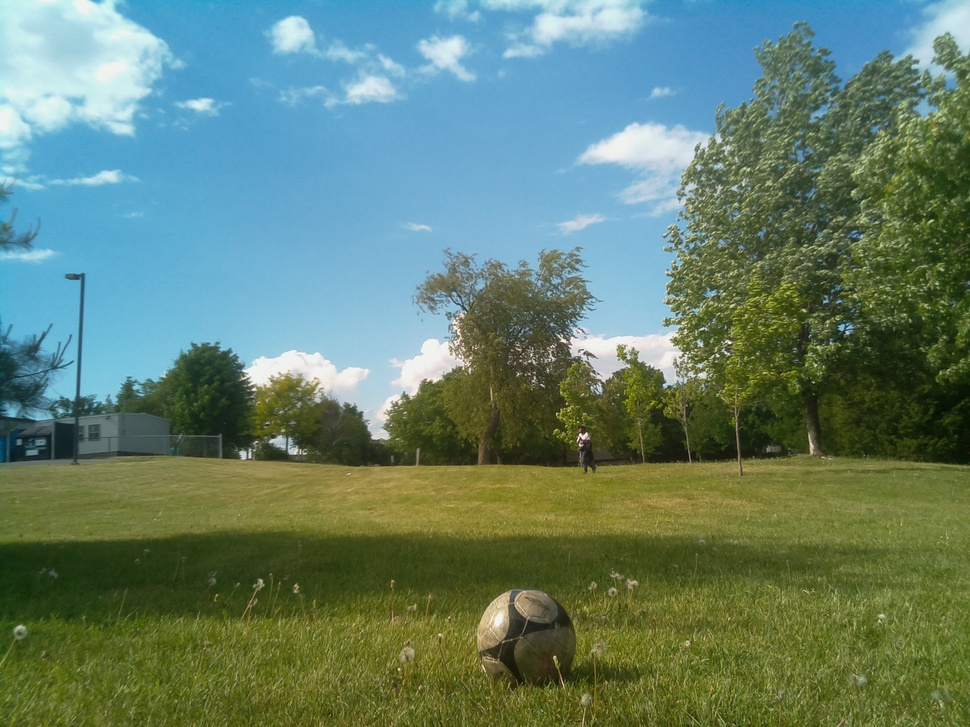
#> input picture test.jpg, 970 x 727 px, shrunk from 2592 x 1944 before the run; its folder holds only this picture in this run
$ python -i ball.py   (imports and definitions only)
#> lines starting #> are read from the running program, lines starting #| are printed output that depends on the picture; after the words box and inside, x2 and y2 are one past the last pixel; in counts of white or black regions, pixels touching at a corner belong together
import numpy as np
from glob import glob
import cv2

from matplotlib import pyplot as plt

def get_mask(resized):

    rgb = cv2.cvtColor(resized, cv2.COLOR_BGR2RGB)
    hls = cv2.cvtColor(resized, cv2.COLOR_BGR2HLS)
    lower_black = np.array([0,0,0], dtype=np.uint8)
    upper_black = np.array([255,10,255], dtype=np.uint8)
    black_mask = cv2.inRange(hls, lower_black, upper_black)
    lower_white = np.array([0,50,0], dtype=np.uint8)
    upper_white = np.array([255,255,255], dtype=np.uint8)
    white_mask = cv2.inRange(hls, lower_white, upper_white)
    lower_green = np.array([0,100,0], dtype=np.uint8)
    upper_green = np.array([100,255,100], dtype=np.uint8)
    green_mask = cv2.inRange(rgb, lower_green, upper_green)
    mask = np.bitwise_or(white_mask, black_mask)
    mask = np.bitwise_and(mask, np.bitwise_not(green_mask))
    return mask

def find_ball(image, plot=False):

    center = (image.shape[0]/2, image.shape[1]/2)

    # detect circles in the image
    mask = get_mask(image)
    circles = cv2.HoughCircles(mask, cv2.HOUGH_GRADIENT, 2, 500, maxRadius=250)

    fig, ax = plt.subplots(1, 2, figsize=(6,2))
    ax[0].imshow(image)
    ax[1].imshow(mask)

    if circles is None:
        if plot:
            plt.show()
        return None, center, mask
    else:

        circles = np.round(circles[0, :]).astype("int")

        if plot:

            for (x, y, r) in circles:
                circle = plt.Circle((x, y), r, color='r', fill=False)
                #print(x,y)
                ax[0].add_patch(circle)
                break
            plt.show()

        return circles[0], center, mask

def load_img(fn):
    return cv2.imread(fn)

>>> import cv2
>>> picture = cv2.imread('test.jpg')
#> picture is the input picture: shape (727, 970, 3); mean B, G, R 109.7, 128.1, 100
>>> result = find_ball(picture)
#> in get_mask, `hls = cv2.cvtColor(resized, cv2.COLOR_BGR2HLS)`: hls: shape (727, 970, 3); mean of channels 0, 1, 2 61.3, 107.6, 111.7
#> in get_mask, `black_mask = cv2.inRange(hls, lower_black, upper_black)`:
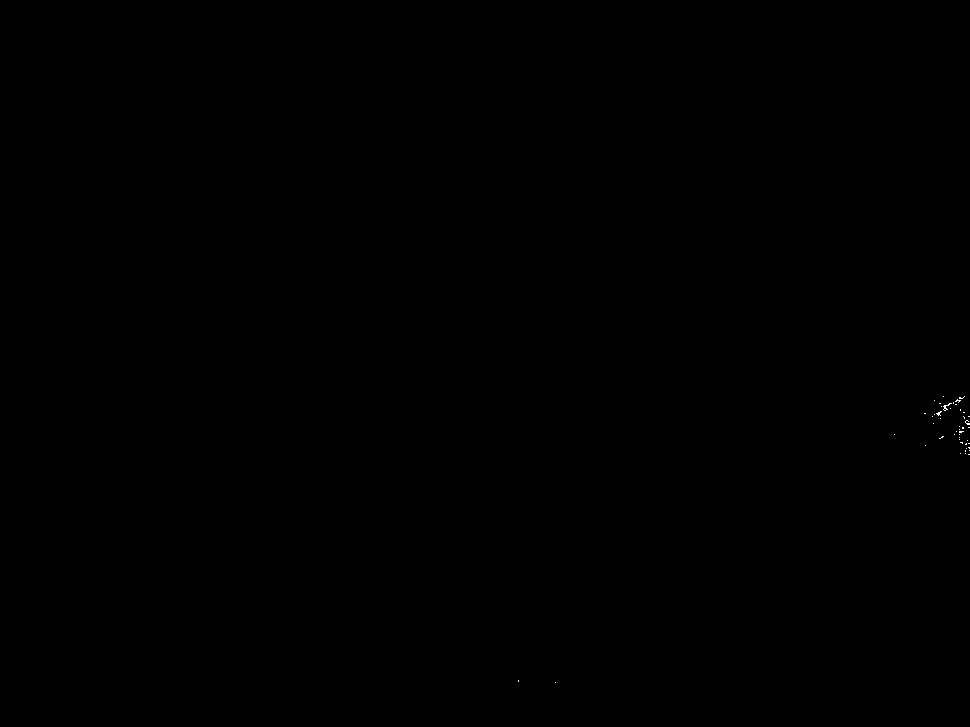
#> black_mask: shape (727, 970); 0.02% white in thin lines or dots, all inside (x1, y1, x2, y2) = (518, 396, 970, 683)
#> in get_mask, `white_mask = cv2.inRange(hls, lower_white, upper_white)`:
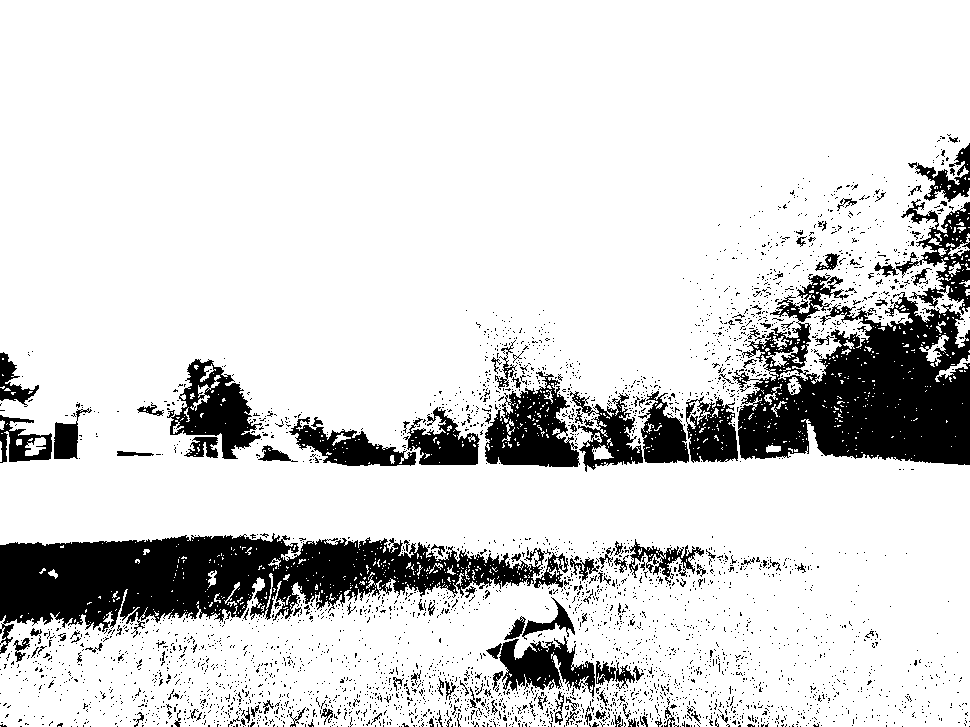
#> white_mask: shape (727, 970); 84.7% white; 3715 black regions (3575 under 20 px), largest, box (x1, y1, x2, y2) and area: (0, 533, 569, 654) 31142, (732, 273, 970, 465) 26876, (485, 371, 580, 467) 5084
#> in get_mask, `green_mask = cv2.inRange(rgb, lower_green, upper_green)`:
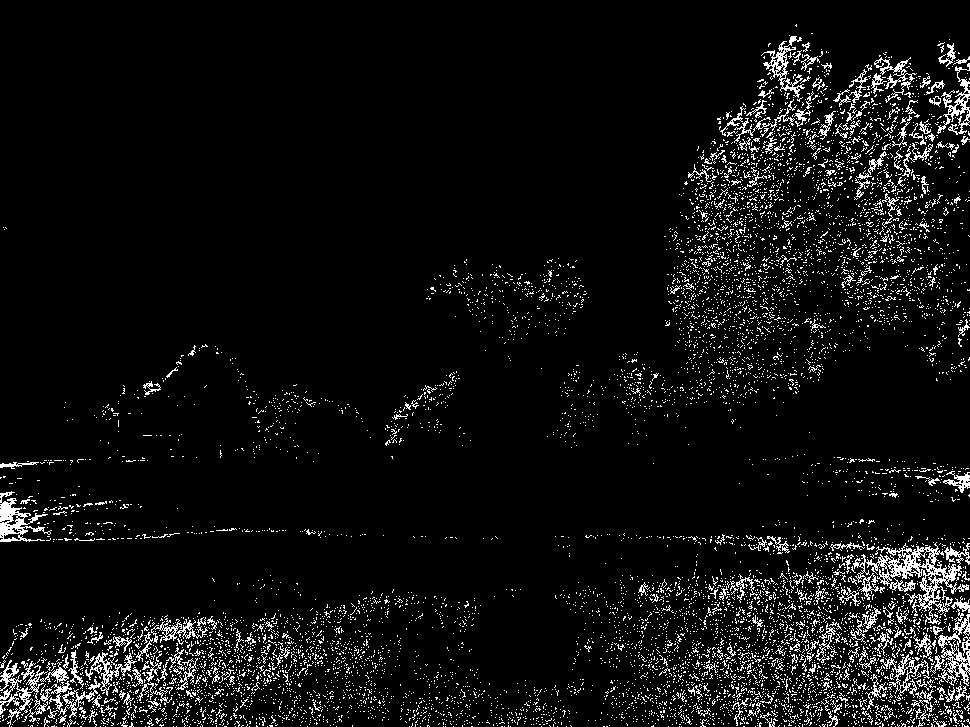
#> green_mask: shape (727, 970); 6.2% white in thin lines or dots
#> in get_mask, `mask = np.bitwise_or(white_mask, black_mask)`: mask: shape (727, 970); 84.7% white; 3715 black regions (3575 under 20 px), largest, box (x1, y1, x2, y2) and area: (0, 533, 569, 654) 31142, (732, 273, 970, 465) 26734, (485, 371, 580, 467) 5084
#> in get_mask, `mask = np.bitwise_and(mask, np.bitwise_not(green_mask))`:
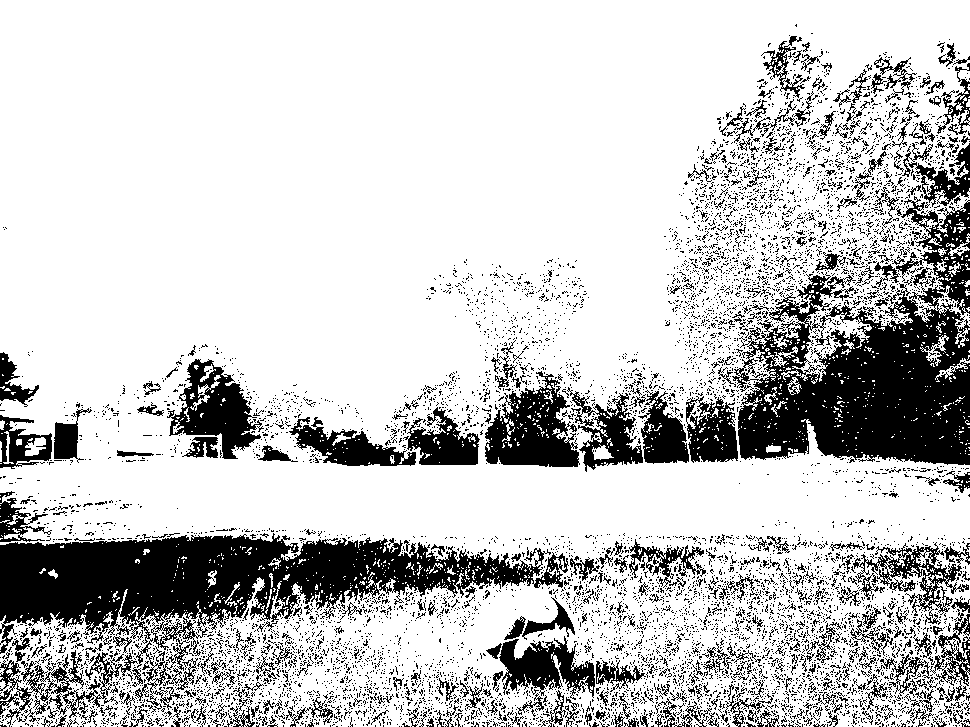
#> mask: shape (727, 970); 78.5% white; 8339 black regions (7920 under 20 px), largest, box (x1, y1, x2, y2) and area: (0, 533, 569, 710) 33280, (732, 196, 970, 465) 31893, (485, 371, 580, 467) 5160
#> in find_ball, `circles = cv2.HoughCircles(mask, cv2.HOUGH_GRADIENT, 2, 500, maxRadius..`: circles = [[721, 477, 248.8], [183, 545, 176.2], [969, 3, 204.8]]
#> in find_ball, `circles = np.round(circles[0, :]).astype("int")`: circles = [[721, 477, 249], [183, 545, 176], [969, 3, 205]]
#> figure, not shown here; B, G, R data is drawn as R, G, B
